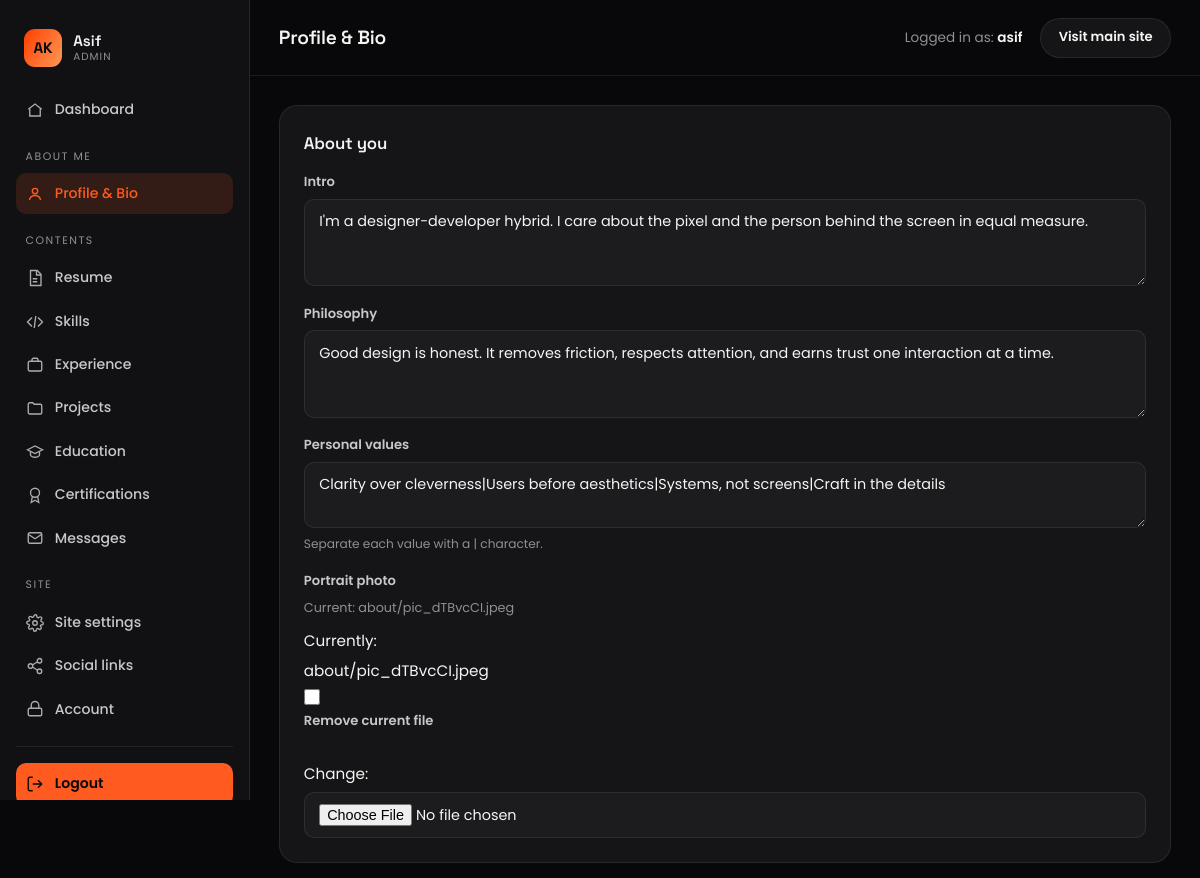
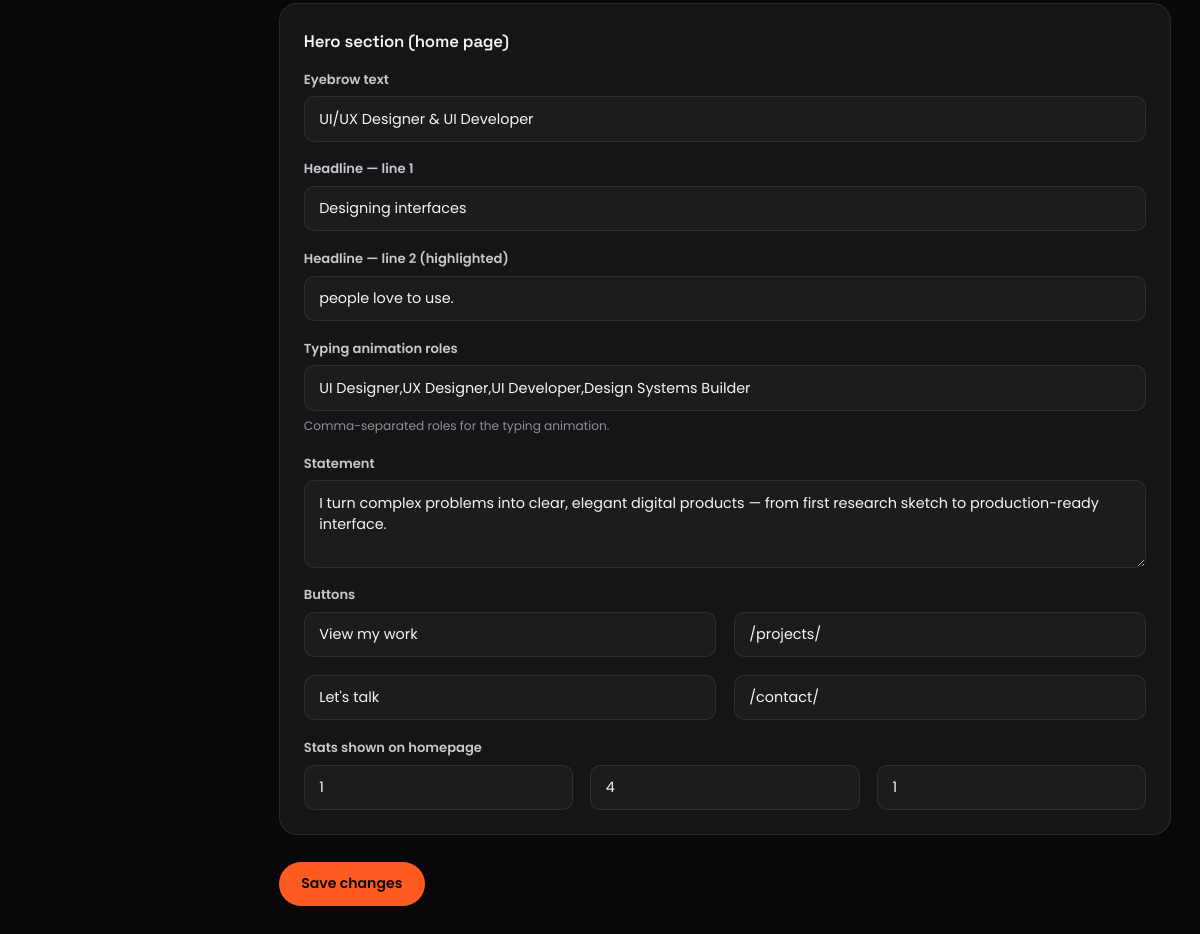
Screenshot of /crm/asif/profile/ (signed in) with the database file from the repository (2 pictures, top to bottom).
### core/models.py (models this page shows, shortened)
class SingletonModel(models.Model):
    class Meta:
        abstract = True
    @classmethod
    def load(cls):
        obj, _ = cls.objects.get_or_create(pk=1)
        return obj

class SiteSettings(SingletonModel):
    site_name = models.CharField(max_length=100, default="Asif Keloth")
    tagline = models.CharField(max_length=160, default="UI/UX Designer & UI Developer")
    email = models.EmailField(default="hello@example.com")
    phone = models.CharField(max_length=40, blank=True)
    location = models.CharField(max_length=120, default="Kochi, India")
    resume = models.FileField(upload_to="resume/", blank=True, null=True)
    logo_text = models.CharField(max_length=40, default="A")
    footer_note = models.CharField(max_length=200, default="Designed & built with care.")
    seo_title = models.CharField(max_length=70, blank=True,
                                 help_text="Default <title>. Falls back to site name.")
    seo_description = models.CharField(max_length=160, blank=True)
    seo_keywords = models.CharField(max_length=255, blank=True)
    og_image = models.ImageField(upload_to="seo/", blank=True, null=True)
    class Meta:
        verbose_name = "Site settings"
        verbose_name_plural = "Site settings"

class AboutSection(SingletonModel):
    intro = models.TextField(
        default="I'm a designer-developer hybrid. I care about the pixel and the "
                "person behind the screen in equal measure.")
    philosophy = models.TextField(
        default="Good design is honest. It removes friction, respects attention, "
                "and earns trust one interaction at a time.")
    portrait = models.ImageField(upload_to="about/", blank=True, null=True)
    values = models.TextField(
        default="Clarity over cleverness|Users before aesthetics|Systems, not screens|Craft in the details",
        help_text="Values separated by | ")
    class Meta:
        verbose_name = "About section"
        verbose_name_plural = "About section"

### crm/views.py (the view)
# urls.py: path("profile/", views.profile_edit, name="profile"),
@staff_required_view
def profile_edit(request):
    about = m.AboutSection.load()
    hero = m.HeroSection.load()
    about_form = forms.AboutForm(request.POST or None, request.FILES or None,
                                  instance=about, prefix="about")
    hero_form = forms.HeroForm(request.POST or None, request.FILES or None,
                                instance=hero, prefix="hero")
    if request.method == "POST":
        if about_form.is_valid() and hero_form.is_valid():
            about_form.save()
            hero_form.save()
            flash.success(request, "Profile & bio updated.")
            return redirect("crm:profile")
    return render(request, "crm/profile.html", {
        "about_form": about_form, "hero_form": hero_form, "active": "profile",
    })

### crm/forms.py
class AboutForm(StyledFormMixin, forms.ModelForm):
    class Meta:
        model = m.AboutSection
        fields = ["intro", "philosophy", "portrait", "values"]
        widgets = {
            "intro": forms.Textarea(attrs={"rows": 3}),
            "philosophy": forms.Textarea(attrs={"rows": 3}),
            "values": forms.Textarea(attrs={"rows": 2}),
        }
        help_texts = {"values": "Separate each value with a | character."}

class HeroForm(StyledFormMixin, forms.ModelForm):
    class Meta:
        model = m.HeroSection
        fields = [
            "eyebrow", "headline_line1", "headline_line2", "typed_roles",
            "statement", "cta_primary_label", "cta_primary_url",
            "cta_secondary_label", "cta_secondary_url",
            "years_experience", "projects_shipped", "happy_clients",
        ]
        widgets = {"statement": forms.Textarea(attrs={"rows": 3})}
        help_texts = {"typed_roles": "Comma-separated roles for the typing animation."}

### core/context_processors.py (called while the page is built)
def site_globals(request):
    return {
        "site": SiteSettings.load(),
        "social_links": SocialLink.objects.filter(is_active=True),
    }

### crm/context_processors.py (called while the page is built)
def sidebar_counts(request):
    if not (request.user.is_authenticated and request.user.is_staff):
        return {}
    return {"dash_unread": m.ContactMessage.objects.filter(is_read=False).count()}

### crm/views.py (called while the page is built)
def staff_required_view(view_func):
    from django.contrib.auth.decorators import login_required, user_passes_test
    return login_required(login_url="crm:login")(
        user_passes_test(lambda u: u.is_staff, login_url="crm:login")(view_func)
    )

### crm/templates/crm/profile.html (shortened to what this page needs)
{% extends "crm/base.html" %}
{% block page_title %}Profile &amp; Bio{% endblock %}
{% block content %}
<form method="post" enctype="multipart/form-data" class="form-grid">
  <div class="dash-card">
    <h3 class="dash-section-title" style="margin-top:0">About you</h3>
    <div class="form-grid">
      <div class="field-group">
        <label for="{{ about_form.intro.id_for_label }}">Intro</label>
        {{ about_form.intro }}
      </div>
      <div class="field-group">
        <label for="{{ about_form.philosophy.id_for_label }}">Philosophy</label>
        {{ about_form.philosophy }}
      </div>
      <div class="field-group">
        <label for="{{ about_form.values.id_for_label }}">Personal values</label>
        {{ about_form.values }}
        <span class="help">{{ about_form.values.help_text }}</span>
      </div>
      <div class="field-group">
        <label for="{{ about_form.portrait.id_for_label }}">Portrait photo</label>
        {% if about_form.instance.portrait %}<span class="field-current-file">Current: {{ about_form.instance.portrait.name }}</span>{% endif %}
        {{ about_form.portrait }}
      </div>
    </div>
  </div>
  <div class="dash-card">
    <h3 class="dash-section-title" style="margin-top:0">Hero section (home page)</h3>
    <div class="form-grid">
      <div class="field-group">
        <label for="{{ hero_form.eyebrow.id_for_label }}">Eyebrow text</label>
        {{ hero_form.eyebrow }}
      </div>
      <div class="field-group">
        <label for="{{ hero_form.headline_line1.id_for_label }}">Headline — line 1</label>
        {{ hero_form.headline_line1 }}
      </div>
      <div class="field-group">
        <label for="{{ hero_form.headline_line2.id_for_label }}">Headline — line 2 (highlighted)</label>
        {{ hero_form.headline_line2 }}
      </div>
      <div class="field-group">
        <label for="{{ hero_form.typed_roles.id_for_label }}">Typing animation roles</label>
        {{ hero_form.typed_roles }}
        <span class="help">{{ hero_form.typed_roles.help_text }}</span>
      </div>
      <div class="field-group">
        <label for="{{ hero_form.statement.id_for_label }}">Statement</label>
        {{ hero_form.statement }}
      </div>
      <div class="field-group">
        <label>Buttons</label>
        <div class="form-grid" style="grid-template-columns:1fr 1fr;display:grid">
          {{ hero_form.cta_primary_label }}
          {{ hero_form.cta_primary_url }}
          {{ hero_form.cta_secondary_label }}
          {{ hero_form.cta_secondary_url }}
        </div>
      </div>
      <div class="field-group">
        <label>Stats shown on homepage</label>
        <div class="form-grid" style="grid-template-columns:1fr 1fr 1fr;display:grid">
          {{ hero_form.years_experience }}
          {{ hero_form.projects_shipped }}
          {{ hero_form.happy_clients }}
        </div>
      </div>
    </div>
  </div>
  <div class="form-actions">
    <button type="submit" class="btn btn--primary">Save changes</button>
  </div>
</form>
{% endblock %}

### crm/templates/crm/base.html (shortened to what this page needs)
{% load static %}<!DOCTYPE html>
<html lang="en">
<head>
  <link rel="stylesheet" href="{% static 'crm/dashboard.css' %}">
</head>
<body>
  <div class="dash">
    <aside class="dash__sidebar" id="dashSidebar">
      <a href="{% url 'crm:home' %}" class="dash__brand">
        <span class="dash__brand-mark">{{ site.logo_text|default:"A" }}</span>
        <span class="dash__brand-text">{{ request.user.get_username }}<small>Admin</small></span>
      </a>
      <nav class="dash__nav">
        <a href="{% url 'crm:home' %}" class="{% if active == 'home' %}is-active{% endif %}">
          <svg viewBox="0 0 24 24" fill="none" stroke="currentColor" stroke-width="1.8"><path d="M3 11l9-7 9 7"/><path d="M5 10v10h14V10"/></svg>
          Dashboard
        </a>
        <p class="dash__nav-label">About me</p>
        <a href="{% url 'crm:profile' %}" class="{% if active == 'profile' %}is-active{% endif %}">
          <svg viewBox="0 0 24 24" fill="none" stroke="currentColor" stroke-width="1.8"><circle cx="12" cy="8" r="3.6"/><path d="M4.5 20c1-4 3.8-6 7.5-6s6.5 2 7.5 6"/></svg>
          Profile &amp; Bio
        </a>
        <p class="dash__nav-label">Contents</p>
        <a href="{% url 'crm:resume' %}" class="{% if active == 'resume' %}is-active{% endif %}">
          <svg viewBox="0 0 24 24" fill="none" stroke="currentColor" stroke-width="1.8"><path d="M6 2h9l5 5v15H6z"/><path d="M14 2v6h6M9 13h6M9 17h6"/></svg>
          Resume
        </a>
        <a href="{% url 'crm:skills' %}" class="{% if active == 'skills' %}is-active{% endif %}">
          <svg viewBox="0 0 24 24" fill="none" stroke="currentColor" stroke-width="1.8"><path d="M8 6l-6 6 6 6M16 6l6 6-6 6M13 4l-2 16"/></svg>
          Skills
        </a>
        <a href="{% url 'crm:experience_list' %}" class="{% if active == 'experience' %}is-active{% endif %}">
          <svg viewBox="0 0 24 24" fill="none" stroke="currentColor" stroke-width="1.8"><rect x="3" y="7" width="18" height="13" rx="2"/><path d="M8 7V5a2 2 0 012-2h4a2 2 0 012 2v2"/></svg>
          Experience
        </a>
        <a href="{% url 'crm:project_list' %}" class="{% if active == 'projects' %}is-active{% endif %}">
          <svg viewBox="0 0 24 24" fill="none" stroke="currentColor" stroke-width="1.8"><path d="M3 7a2 2 0 012-2h4l2 2h8a2 2 0 012 2v9a2 2 0 01-2 2H5a2 2 0 01-2-2V7z"/></svg>
          Projects
        </a>
        <a href="{% url 'crm:education_list' %}" class="{% if active == 'education' %}is-active{% endif %}">
          <svg viewBox="0 0 24 24" fill="none" stroke="currentColor" stroke-width="1.8"><path d="M2 9l10-5 10 5-10 5-10-5z"/><path d="M6 11v5c0 1.3 2.7 3 6 3s6-1.7 6-3v-5"/></svg>
          Education
        </a>
        <a href="{% url 'crm:certification_list' %}" class="{% if active == 'certifications' %}is-active{% endif %}">
          <svg viewBox="0 0 24 24" fill="none" stroke="currentColor" stroke-width="1.8"><circle cx="12" cy="9" r="6"/><path d="M8.5 14L7 22l5-3 5 3-1.5-8"/></svg>
          Certifications
        </a>
        <a href="{% url 'crm:message_list' %}" class="{% if active == 'messages' %}is-active{% endif %}">
          <svg viewBox="0 0 24 24" fill="none" stroke="currentColor" stroke-width="1.8"><rect x="3" y="5" width="18" height="14" rx="2"/><path d="M3 7l9 6 9-6"/></svg>
          Messages
        </a>
        <p class="dash__nav-label">Site</p>
        <a href="{% url 'crm:settings' %}" class="{% if active == 'settings' %}is-active{% endif %}">
          Site settings
        </a>
        <a href="{% url 'crm:social_link_list' %}" class="{% if active == 'social' %}is-active{% endif %}">
          <svg viewBox="0 0 24 24" fill="none" stroke="currentColor" stroke-width="1.8"><circle cx="18" cy="5" r="3"/><circle cx="6" cy="12" r="3"/><circle cx="18" cy="19" r="3"/><path d="M8.6 10.6l6.8-4.2M8.6 13.4l6.8 4.2"/></svg>
          Social links
        </a>
        <a href="{% url 'crm:account' %}" class="{% if active == 'account' %}is-active{% endif %}">
          <svg viewBox="0 0 24 24" fill="none" stroke="currentColor" stroke-width="1.8"><rect x="3" y="11" width="18" height="10" rx="2"/><path d="M7 11V7a5 5 0 0110 0v4"/></svg>
          Account
        </a>
      </nav>
      <form method="post" action="{% url 'crm:logout' %}" class="dash__logout">
        <button type="submit">
          <svg viewBox="0 0 24 24" fill="none" stroke="currentColor" stroke-width="1.8"><path d="M9 21H5a2 2 0 01-2-2V5a2 2 0 012-2h4"/><path d="M16 17l5-5-5-5M21 12H9"/></svg>
          Logout
        </button>
      </form>
    </aside>
    <div class="dash__main">
      <header class="dash__topbar">
        <h1 class="dash__topbar-title">{% block page_title %}Control Center{% endblock %}</h1>
        <div class="dash__topbar-actions">
          <span class="dash__whoami">Logged in as: <b>{{ request.user.get_username }}</b></span>
          <a href="{% url 'home' %}" target="_blank" rel="noopener" class="dash__visit">Visit main site</a>
        </div>
      </header>
      <main class="dash__content">
        {% block content %}{% endblock %}
      </main>
    </div>
  </div>
</body>
</html>

### rows the page displays
SiteSettings: logo_text "AK"
AboutSection: instance.portrait.name "about/pic_dTBvcCI.jpeg"

### other values shown
{{ request.user.get_username }} "Asif"
{{ request.user.get_username }} "asif"
{{ about_form.values.help_text }} "Separate each value with a | character."
{{ hero_form.typed_roles.help_text }} "Comma-separated roles for the typing animation."
